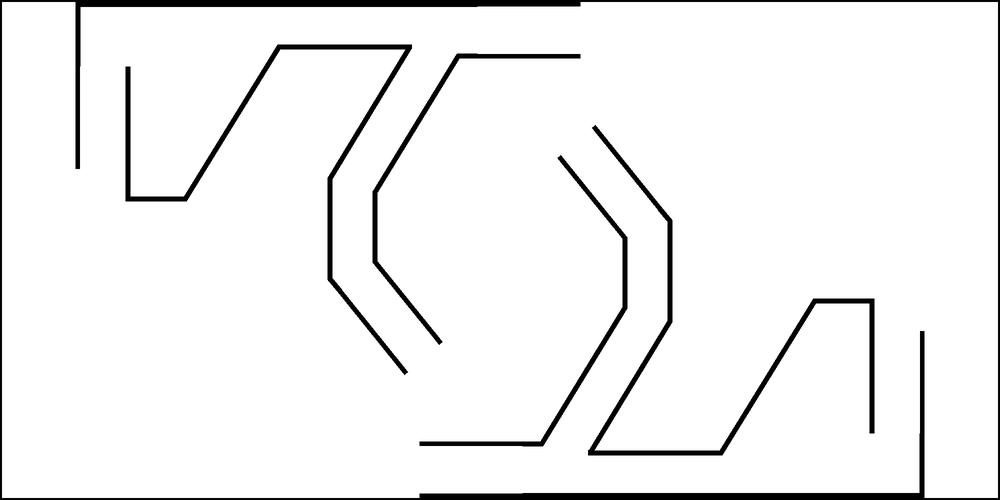
#> input picture sim/map/711_casia.bmp, 1000 x 500 px, shrunk from 2000 x 1000 before the run
$ python grid_map_h2l.py
#> lines starting #> are read from the running program, lines starting #| are printed output that depends on the picture
#> further down, high_res_gridmap is the input picture: shape (500, 1000, 3); mean R, G, B 242, 242, 242
import numpy as np
from skimage import io


def convert_to_grid_map(high_res_map, grid_size):
    """
    将细粒度地图转换为降采样的网格地图。

    :param high_res_map: 细粒度地图，PIL.Image对象。
    :param grid_size: 网格大小，整数。
    :return: 降采样后的网格地图，PIL.Image对象。
    """
#> called with grid_size = 10

    # 获取图片的宽度和高度
    width, height = high_res_map.shape
#> width = 500; height = 1000

    # 计算降采样后的图片尺寸
    new_width = width // grid_size
#> new_width = 50
    new_height = height // grid_size
#> new_height = 100

    # 创建一个新的降采样数组
    grid_map = np.zeros((new_width, new_height), dtype=np.uint8)

    # 遍历每个网格
    for i in range(new_height):
        for j in range(new_width):
            # 计算当前网格在原图中的边界
            left = j * grid_size
            top = i * grid_size
            right = (j + 1) * grid_size
            bottom = (i + 1) * grid_size

            # 截取当前网格的区域
            area = high_res_map[left:right, top:bottom]

            # 获取该区域的最小值
            min_value = np.min(area)

            # 如果最小值为0，则将该网格设置为0
            if min_value == 0:
                grid_map[j, i] = 0
            else:
                # 否则，将该网格设置为最小值
                grid_map[j, i] = min_value
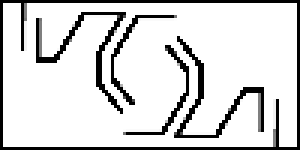
#> grid_map: shape (50, 100) (shown 3 times larger); min 0, max 255, mean 216

    return grid_map

# 假设你有一个高分辨率的gridmap
# high_res_gridmap = io.imread(
#     "711_casia.bmp")
# high_res_gridmap = high_res_gridmap.mean(2).astype(np.uint8)
high_res_gridmap = io.imread("711_casia.bmp")
high_res_gridmap = high_res_gridmap.mean(2).astype(np.uint8)

# 定义下采样因子
downsample_factor = 10

# 调用函数进行下采样
low_res_gridmap = convert_to_grid_map(
    high_res_gridmap, downsample_factor)

io.imsave("grid_map_200x100.bmp", low_res_gridmap)
